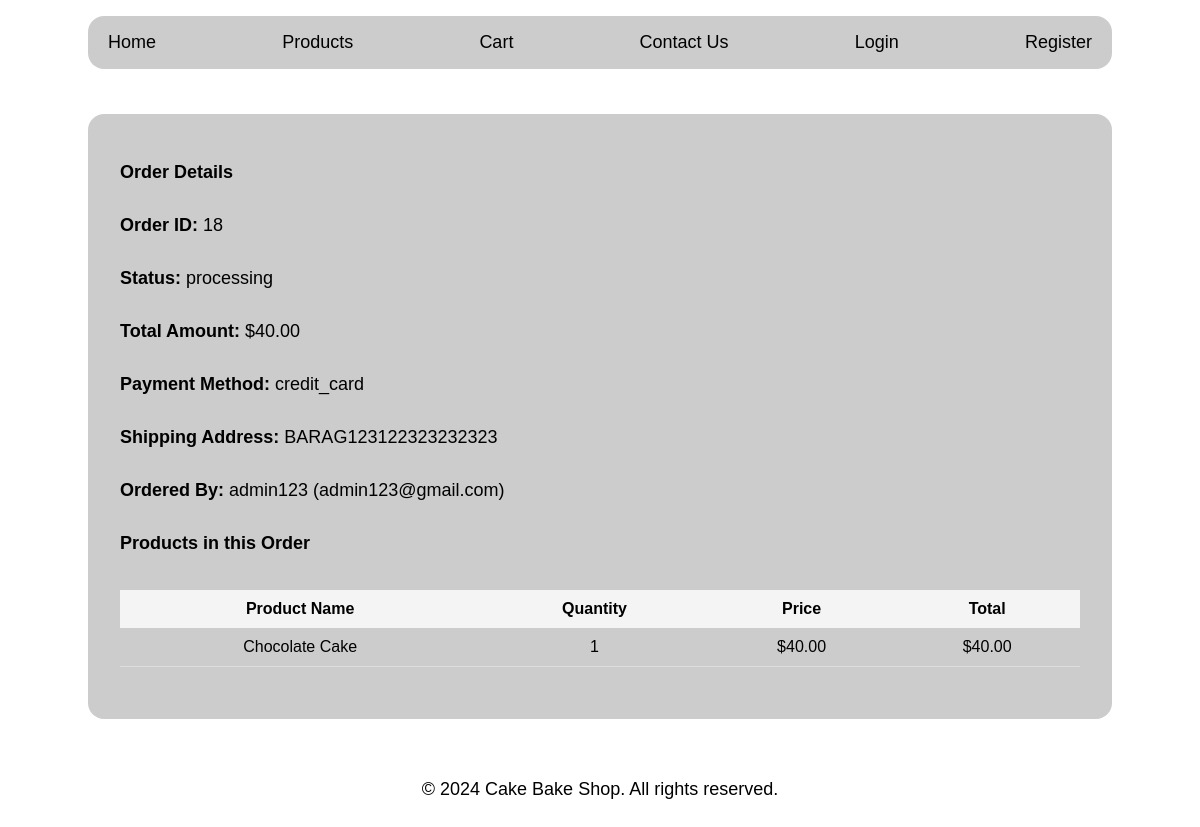
The app's page /order_details.php?id=18 with its own data.
### tables this page shows
CREATE TABLE IF NOT EXISTS `orders` (
  `id` int NOT NULL AUTO_INCREMENT,
  `user_id` int NOT NULL,
  `status` enum('pending','processing','delivering','delivered','canceled') NOT NULL DEFAULT 'pending',
  `total_amount` decimal(10,2) NOT NULL,
  `payment_method` varchar(50) NOT NULL,
  `order_type` enum('pickup','delivery') NOT NULL,
  `reservation_date` date DEFAULT NULL,
  `created_at` timestamp NULL DEFAULT CURRENT_TIMESTAMP,
  `address` varchar(255) DEFAULT NULL,
  PRIMARY KEY (`id`),
  KEY `user_id` (`user_id`),
  KEY `idx_order_status` (`status`)
);

CREATE TABLE IF NOT EXISTS `users` (
  `id` int NOT NULL AUTO_INCREMENT,
  `username` varchar(50) NOT NULL,
  `password` varchar(255) NOT NULL,
  `email` varchar(100) NOT NULL,
  `phone` varchar(20) DEFAULT NULL,
  `role` enum('admin','user') NOT NULL DEFAULT 'user',
  `created_at` timestamp NULL DEFAULT CURRENT_TIMESTAMP,
  PRIMARY KEY (`id`),
  UNIQUE KEY `username` (`username`),
  KEY `idx_user_role` (`role`)
);

CREATE TABLE IF NOT EXISTS `order_items` (
  `id` int NOT NULL AUTO_INCREMENT,
  `order_id` int NOT NULL,
  `product_id` int NOT NULL,
  `quantity` int NOT NULL,
  `price` decimal(10,2) NOT NULL,
  PRIMARY KEY (`id`),
  KEY `order_id` (`order_id`),
  KEY `product_id` (`product_id`)
);

CREATE TABLE IF NOT EXISTS `products` (
  `id` int NOT NULL AUTO_INCREMENT,
  `name` varchar(100) NOT NULL,
  `description` text,
  `price` decimal(10,2) NOT NULL,
  `category_id` int DEFAULT NULL,
  `image_url` varchar(255) DEFAULT NULL,
  `created_at` timestamp NULL DEFAULT CURRENT_TIMESTAMP,
  PRIMARY KEY (`id`),
  KEY `idx_product_category` (`category_id`)
);

### app/classes/Order.php (called while the page is built, shortened)
<?php
require_once 'Database.php';
class Order {
    private $conn;
    private $table = 'orders';
    public function __construct() {
        $database = new Database();
        $this->conn = $database->getConnection();
    }
    public function getOrderDetails($order_id) {
        try {
            $query = "SELECT o.*, u.username, u.email FROM " . $this->table . " o
                      LEFT JOIN users u ON o.user_id = u.id
                      WHERE o.id = :order_id";
            $stmt = $this->conn->prepare($query);
            $stmt->bindParam(':order_id', $order_id);
            $stmt->execute();
            return $stmt->fetch(PDO::FETCH_ASSOC);
        } catch (Exception $e) {
            error_log("Error retrieving order details: " . $e->getMessage());
            return false;
        }
    }
}
?>

### app/classes/Database.php (called while the page is built, shortened)
<?php
class Database {
    private $host = 'localhost';
    private $db_name = 'inventory_management_system';
    private $username = 'root';
    private $password = '';
    public function getConnection() {
        $this->conn = null;
        try {
            $this->conn = new PDO("mysql:host={$this->host};dbname={$this->db_name}", $this->username, $this->password);
            $this->conn->setAttribute(PDO::ATTR_ERRMODE, PDO::ERRMODE_EXCEPTION);
        } catch (PDOException $exception) {
            echo "Connection error: " . $exception->getMessage();
        }
        return $this->conn;
    }
}
?>

### app/classes/Inventory.php (called while the page is built, shortened)
<?php
require_once 'Database.php';
class Inventory {
    public function __construct() {
        $database = new Database();
    }
}
?>

### app/controllers/OrderController.php (called while the page is built, shortened)
<?php
require_once '../app/classes/Order.php';
require_once '../app/classes/OrderItem.php';
require_once '../app/controllers/OrderItemController.php';
class OrderController {
    private $order;
    public function __construct() {
        $this->order = new Order();
    }
    public function getOrderDetails($order_id) {
        return $this->order->getOrderDetails($order_id);
    }
}
?>

### app/classes/OrderItem.php (called while the page is built, shortened)
<?php
require_once 'Database.php';
class OrderItem {
    private $conn;
    private $table = 'order_items';
    public function __construct() {
        $database = new Database();
        $this->conn = $database->getConnection();
    }
    public function getItemsByOrderId($orderId) {
        try {
            $query = "SELECT oi.*, p.name AS product_name, p.image_url
                      FROM " . $this->table . " oi
                      LEFT JOIN products p ON oi.product_id = p.id
                      WHERE oi.order_id = :order_id";
            $stmt = $this->conn->prepare($query);
            $stmt->bindParam(':order_id', $orderId);
            $stmt->execute();
            return $stmt->fetchAll(PDO::FETCH_ASSOC);
        } catch (Exception $e) {
            error_log("Error retrieving order items by order ID: " . $e->getMessage());
            return [];
        }
    }
}
?>

### app/controllers/OrderItemController.php (called while the page is built, shortened)
<?php
require_once '../app/classes/OrderItem.php';
class OrderItemController {
    private $orderItem;
    public function __construct() {
        $this->orderItem = new OrderItem();
    }
    public function getOrderItemsByOrderId($orderId) {
        return $this->orderItem->getItemsByOrderId($orderId);
    }
}
?>

### public/order_details.php (the view, shortened to what this page needs)
<?php
include '../templates/header.php';
include '../templates/navbar.php';
require_once '../app/controllers/OrderController.php';
require_once '../app/controllers/OrderItemController.php';
$orderController = new OrderController();
$orderItemController = new OrderItemController();
$orderId = $_GET['id'] ?? null;
$orderDetails = $orderController->getOrderDetails($orderId);
$orderItems = $orderItemController->getOrderItemsByOrderId($orderId);
?>
<div class="container">
    <h2>Order Details</h2>
    <p><strong>Order ID:</strong> <?php echo htmlspecialchars($orderDetails['id']); ?></p>
    <p><strong>Status:</strong> <?php echo htmlspecialchars($orderDetails['status']); ?></p>
    <p><strong>Total Amount:</strong> $<?php echo number_format($orderDetails['total_amount'], 2); ?></p>
    <p><strong>Payment Method:</strong> <?php echo htmlspecialchars($orderDetails['payment_method']); ?></p>
    <p><strong>Shipping Address:</strong> <?php echo htmlspecialchars($orderDetails['address']); ?></p>
    <p><strong>Ordered By:</strong> <?php echo htmlspecialchars($orderDetails['username']); ?> (<?php echo htmlspecialchars($orderDetails['email']); ?>)</p>
    <h3>Products in this Order</h3>
    <table>
        <thead>
            <tr>
                <th>Product Name</th>
                <th>Quantity</th>
                <th>Price</th>
                <th>Total</th>
            </tr>
        </thead>
        <tbody>
            <?php foreach ($orderItems as $item): ?>
                <tr>
                    <td><?php echo htmlspecialchars($item['product_name']); ?></td>
                    <td><?php echo htmlspecialchars($item['quantity']); ?></td>
                    <td>$<?php echo number_format($item['price'], 2); ?></td>
                    <td>$<?php echo number_format($item['quantity'] * $item['price'], 2); ?></td>
                </tr>
            <?php endforeach; ?>
        </tbody>
    </table>
</div>
<?php include '../templates/footer.php'; ?>

### public/css/styles.css (style rules this page uses)
body, h1, h2, h3, p { margin: 0; padding: 0; padding-top: 1rem; padding-bottom: 1rem; font-family: Arial, sans-serif; font-size: large; }
body { background-color: #fff; color: #000; display: flex; margin: 0; justify-content: space-between; align-items: center; min-height: 100vh; flex-direction: column; }
body { background-image: url('https://images.unsplash.com/photo-1707134657472-51902d2854a4?q=80&w=1970&auto=format&fit=crop&ixlib=rb-4.0.3&ixid=M3wxMjA3fDB8MHxwaG90by1wYWdlfHx8fGVufDB8fHx8fA%3D%3D'); background-size: cover; background-position: center; background-repeat: no-repeat; }
table { width: 100%; border-collapse: collapse; margin: 20px 0; font-size: 16px; text-align: center; }
table thead th { background-color: #f4f4f4; padding: 10px; }
table tbody td { padding: 10px; border-bottom: 1px solid #ddd; }
.container { max-width: 60rem; width: 90%; margin: 2rem auto; padding: 2rem; background-color: rgba(0, 0, 0, 0.2); border-radius: 1rem; }

### records on screen
orders: id "18", status "processing", total_amount "40.00", payment_method "credit_card", address "BARAG123122323232323", user.username "admin123", user.email "admin123@gmail.com"
order_items: product.name "Chocolate Cake", quantity "1", price "40.00", $item['quantity']*$item['price'] "40.00"
